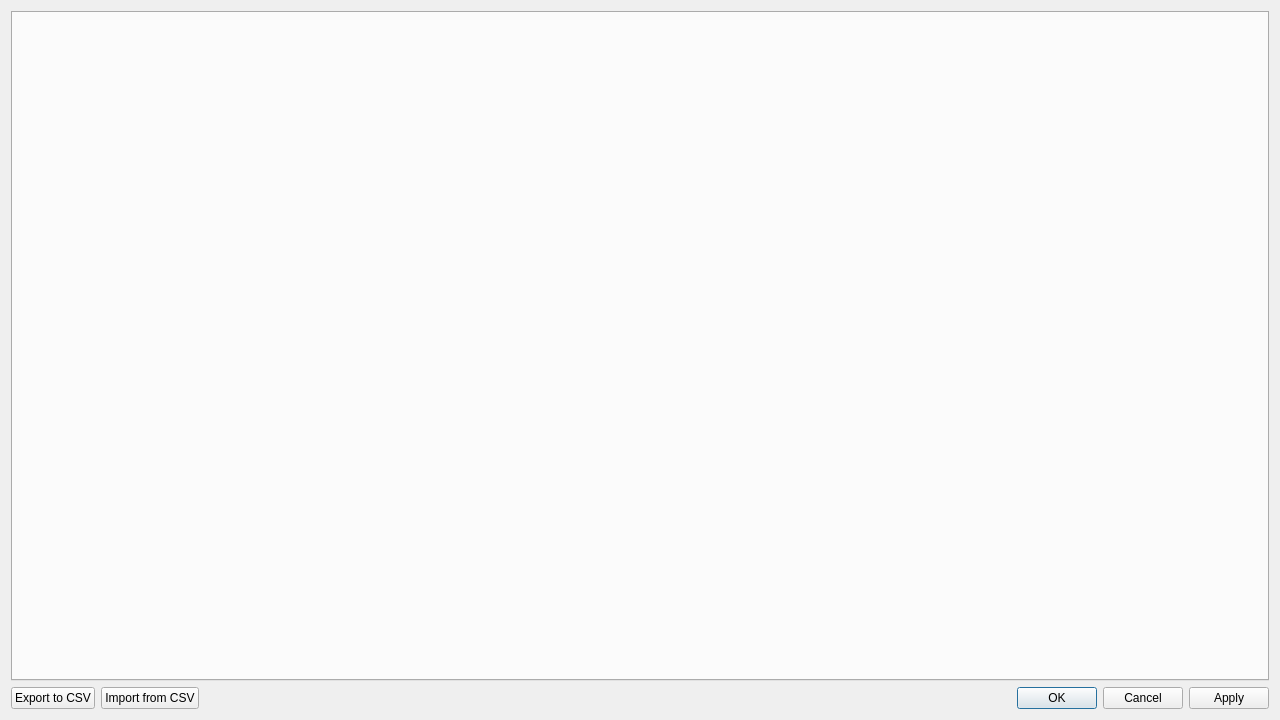
<?xml version="1.0" encoding="UTF-8"?>
<ui version="4.0">
 <class>TextEditor</class>
 <widget class="QDialog" name="TextEditor">
  <property name="geometry">
   <rect>
    <x>0</x>
    <y>0</y>
    <width>1280</width>
    <height>720</height>
   </rect>
  </property>
  <property name="windowTitle">
   <string>Text Editor</string>
  </property>
  <layout class="QVBoxLayout" name="verticalLayout">
   <item>
    <widget class="QTabWidget" name="tabWidget">
     <property name="currentIndex">
      <number>-1</number>
     </property>
    </widget>
   </item>
   <item>
    <layout class="QHBoxLayout" name="horizontalLayout">
     <item>
      <widget class="QPushButton" name="csv_export">
       <property name="text">
        <string>Export to CSV</string>
       </property>
      </widget>
     </item>
     <item>
      <widget class="QPushButton" name="csv_import">
       <property name="text">
        <string>Import from CSV</string>
       </property>
      </widget>
     </item>
     <item>
      <widget class="QDialogButtonBox" name="buttonBox">
       <property name="orientation">
        <enum>Qt::Horizontal</enum>
       </property>
       <property name="standardButtons">
        <set>QDialogButtonBox::Apply|QDialogButtonBox::Cancel|QDialogButtonBox::Ok</set>
       </property>
      </widget>
     </item>
    </layout>
   </item>
  </layout>
 </widget>
 <resources/>
 <connections>
  <connection>
   <sender>buttonBox</sender>
   <signal>accepted()</signal>
   <receiver>TextEditor</receiver>
   <slot>accept()</slot>
   <hints>
    <hint type="sourcelabel">
     <x>248</x>
     <y>254</y>
    </hint>
    <hint type="destinationlabel">
     <x>157</x>
     <y>274</y>
    </hint>
   </hints>
  </connection>
  <connection>
   <sender>buttonBox</sender>
   <signal>rejected()</signal>
   <receiver>TextEditor</receiver>
   <slot>reject()</slot>
   <hints>
    <hint type="sourcelabel">
     <x>316</x>
     <y>260</y>
    </hint>
    <hint type="destinationlabel">
     <x>286</x>
     <y>274</y>
    </hint>
   </hints>
  </connection>
 </connections>
</ui>
